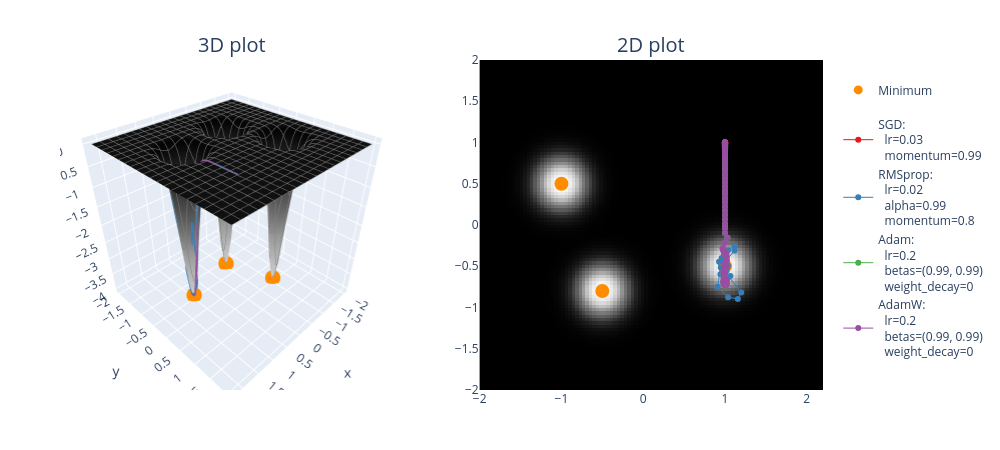

The notebook cell this image was saved under:
### Markdown cell above
Note that the focus shouldn't be on figuring out "which one is the best optimizer" - this loss landscape (and other examples we'll give you) were specifically designed to be pathological, and exhibit interesting kinds of behaviours from optimizers. The focus should instead be on understanding how the characteristics of optimizers we discussed in the previous sections are reflected visually in the plots produced on these loss landscapes. Some questions you might want to ask:

- We discussed that Adam (and AdamW) center their first and second moments, so that the early values are large - otherwise they start off small and take a long time to grow. Is this reflected in the plots, i.e. with Adam/AdamW taking larger early steps relative to SGD or RMSprop?
- The momentum used in SGD and RMSprop causes acceleration until "terminal velocity", which is usually a higher cap than Adam and AdamW. Is this reflected in the step size (and the instability) of those optimizers? Do Adam and AdamW seem to adapt slightly faster when they enter new terrain?
- Are there any landscapes where weight decay is advantageous, and can you see why it would be?

Some more functions you might want to try out (with their minima marked on the plots):

### Code cell
def bivariate_gaussian(x, y, x_mean=0.0, y_mean=0.0, x_sig=1.0, y_sig=1.0):
    norm = 1 / (2 * np.pi * x_sig * y_sig)
    x_exp = 0.5 * ((x - x_mean) ** 2) / (x_sig**2)
    y_exp = 0.5 * ((y - y_mean) ** 2) / (y_sig**2)
    return norm * t.exp(-x_exp - y_exp)


means = [(1.0, -0.5), (-1.0, 0.5), (-0.5, -0.8)]


def neg_trimodal_func(x, y):
    """
    This function has 3 global minima, at `means`. Unstable methods can overshoot these minima, and
    non-adaptive methods can fail to converge to them in the first place given how shallow the
    gradients are everywhere except in the close vicinity of the minima.
    """
    z = -bivariate_gaussian(x, y, x_mean=means[0][0], y_mean=means[0][1], x_sig=0.2, y_sig=0.2)
    z -= bivariate_gaussian(x, y, x_mean=means[1][0], y_mean=means[1][1], x_sig=0.2, y_sig=0.2)
    z -= bivariate_gaussian(x, y, x_mean=means[2][0], y_mean=means[2][1], x_sig=0.2, y_sig=0.2)
    return z


points = []

optimizer_list = [
    (SGD, {"lr": 0.03, "momentum": 0.99}),
    (RMSprop, {"lr": 0.02, "alpha": 0.99, "momentum": 0.8}),
    (Adam, {"lr": 0.2, "betas": (0.99, 0.99), "weight_decay": 0}),
    (AdamW, {"lr": 0.2, "betas": (0.99, 0.99), "weight_decay": 0}),
]

for optimizer_class, params in optimizer_list:
    xy = t.tensor([1.0, 1.0], requires_grad=True)
    xys = opt_fn(
        neg_trimodal_func,
        xy=xy,
        optimizer_class=optimizer_class,
        optimizer_hyperparams=params,
    )
    points.append((xys, optimizer_class, params))

plot_fn_with_points(
    neg_trimodal_func, x_range=(-2, 2), y_range=(-2, 2), min_points=means, points=points
)
